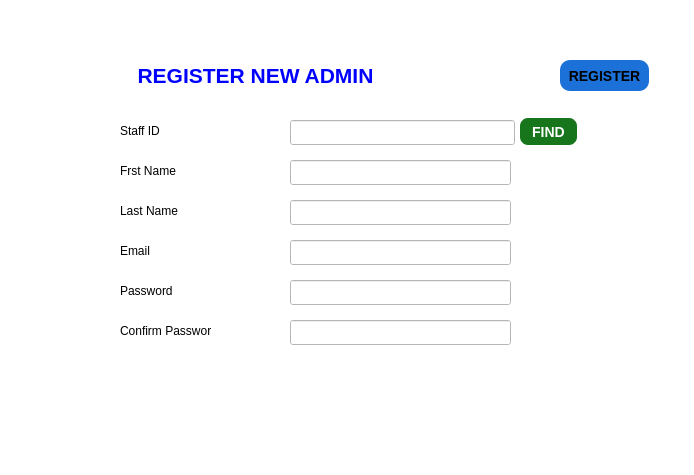
<?xml version="1.0" encoding="UTF-8"?>
<ui version="4.0">
 <class>Dialog</class>
 <widget class="QDialog" name="Dialog">
  <property name="geometry">
   <rect>
    <x>0</x>
    <y>0</y>
    <width>694</width>
    <height>475</height>
   </rect>
  </property>
  <property name="windowTitle">
   <string>Dialog</string>
  </property>
  <widget class="QWidget" name="widget" native="true">
   <property name="geometry">
    <rect>
     <x>0</x>
     <y>-80</y>
     <width>751</width>
     <height>601</height>
    </rect>
   </property>
   <property name="styleSheet">
    <string notr="true">background-color: rgb(255, 255, 255);</string>
   </property>
   <widget class="QPushButton" name="back_btn">
    <property name="geometry">
     <rect>
      <x>90</x>
      <y>500</y>
      <width>31</width>
      <height>31</height>
     </rect>
    </property>
    <property name="cursor">
     <cursorShape>PointingHandCursor</cursorShape>
    </property>
    <property name="styleSheet">
     <string notr="true">background-color: qlineargradient(spread:pad ,1:0,y1:0,x2:1,y2:0, stop: rgba(255, 178, 102, 0), stop: 0.55(235,148,61,0),stop:0.98 rgba(0,0,0,0), stop: 1 rgba (0,0,0,0));
border-style:outset;
border-width:2px;
border-radius:10px;
border-color:white;</string>
    </property>
    <property name="text">
     <string/>
    </property>
    <property name="icon">
     <iconset>
      <normaloff>images/back_icon.jpeg</normaloff>images/back_icon.jpeg</iconset>
    </property>
   </widget>
   <widget class="QLineEdit" name="conf_pass">
    <property name="geometry">
     <rect>
      <x>290</x>
      <y>400</y>
      <width>221</width>
      <height>25</height>
     </rect>
    </property>
   </widget>
   <widget class="QLineEdit" name="email_ent">
    <property name="geometry">
     <rect>
      <x>290</x>
      <y>320</y>
      <width>221</width>
      <height>25</height>
     </rect>
    </property>
   </widget>
   <widget class="QLabel" name="error_msg">
    <property name="geometry">
     <rect>
      <x>190</x>
      <y>430</y>
      <width>401</width>
      <height>101</height>
     </rect>
    </property>
    <property name="styleSheet">
     <string notr="true">color: rgb(255, 0, 0);</string>
    </property>
    <property name="text">
     <string/>
    </property>
   </widget>
   <widget class="QPushButton" name="find_staff">
    <property name="geometry">
     <rect>
      <x>518</x>
      <y>196</y>
      <width>61</width>
      <height>31</height>
     </rect>
    </property>
    <property name="cursor">
     <cursorShape>PointingHandCursor</cursorShape>
    </property>
    <property name="styleSheet">
     <string notr="true">
border-color: rgb(255, 255, 255);
border-style:outset;
border-width:2px;
border-radius:10px;
background-color: rgb(23, 117, 28);
color: white;
font: bold 14px;
padding:6px;
min-width:10px;</string>
    </property>
    <property name="text">
     <string>FIND</string>
    </property>
   </widget>
   <widget class="QLineEdit" name="lineEdit_3">
    <property name="geometry">
     <rect>
      <x>290</x>
      <y>240</y>
      <width>221</width>
      <height>25</height>
     </rect>
    </property>
   </widget>
   <widget class="QPushButton" name="home_btn">
    <property name="geometry">
     <rect>
      <x>630</x>
      <y>90</y>
      <width>21</width>
      <height>21</height>
     </rect>
    </property>
    <property name="cursor">
     <cursorShape>PointingHandCursor</cursorShape>
    </property>
    <property name="styleSheet">
     <string notr="true">border-style:outset;</string>
    </property>
    <property name="text">
     <string/>
    </property>
    <property name="icon">
     <iconset>
      <normaloff>images/home_icon.jpeg</normaloff>images/home_icon.jpeg</iconset>
    </property>
   </widget>
   <widget class="QLabel" name="label_2">
    <property name="geometry">
     <rect>
      <x>120</x>
      <y>240</y>
      <width>81</width>
      <height>21</height>
     </rect>
    </property>
    <property name="text">
     <string>Frst Name</string>
    </property>
   </widget>
   <widget class="QLabel" name="label_3">
    <property name="geometry">
     <rect>
      <x>50</x>
      <y>80</y>
      <width>51</width>
      <height>41</height>
     </rect>
    </property>
    <property name="text">
     <string/>
    </property>
    <property name="pixmap">
     <pixmap>niit.png</pixmap>
    </property>
    <property name="scaledContents">
     <bool>true</bool>
    </property>
   </widget>
   <widget class="QLabel" name="label_4">
    <property name="geometry">
     <rect>
      <x>120</x>
      <y>400</y>
      <width>91</width>
      <height>21</height>
     </rect>
    </property>
    <property name="text">
     <string>Confirm Password</string>
    </property>
   </widget>
   <widget class="QLabel" name="label_5">
    <property name="geometry">
     <rect>
      <x>120</x>
      <y>140</y>
      <width>271</width>
      <height>31</height>
     </rect>
    </property>
    <property name="styleSheet">
     <string notr="true">font: 63 11pt&quot;URW Bookman&quot;;</string>
    </property>
    <property name="text">
     <string>&lt;html&gt;&lt;head/&gt;&lt;body&gt;&lt;p align=&quot;center&quot;&gt;&lt;span style=&quot; font-size:16pt; font-weight:600; color:#0000ff;&quot;&gt;REGISTER NEW ADMIN&lt;/span&gt;&lt;/p&gt;&lt;/body&gt;&lt;/html&gt;</string>
    </property>
   </widget>
   <widget class="QLabel" name="label_6">
    <property name="geometry">
     <rect>
      <x>120</x>
      <y>280</y>
      <width>81</width>
      <height>21</height>
     </rect>
    </property>
    <property name="text">
     <string>Last Name</string>
    </property>
   </widget>
   <widget class="QLabel" name="label_7">
    <property name="geometry">
     <rect>
      <x>120</x>
      <y>200</y>
      <width>81</width>
      <height>21</height>
     </rect>
    </property>
    <property name="text">
     <string>Staff ID</string>
    </property>
   </widget>
   <widget class="QLabel" name="label_8">
    <property name="geometry">
     <rect>
      <x>120</x>
      <y>320</y>
      <width>81</width>
      <height>21</height>
     </rect>
    </property>
    <property name="text">
     <string>Email</string>
    </property>
   </widget>
   <widget class="QLabel" name="label_9">
    <property name="geometry">
     <rect>
      <x>120</x>
      <y>360</y>
      <width>111</width>
      <height>21</height>
     </rect>
    </property>
    <property name="text">
     <string>Password</string>
    </property>
   </widget>
   <widget class="QLineEdit" name="last_name">
    <property name="geometry">
     <rect>
      <x>290</x>
      <y>280</y>
      <width>221</width>
      <height>25</height>
     </rect>
    </property>
   </widget>
   <widget class="QPushButton" name="logout_btn">
    <property name="geometry">
     <rect>
      <x>660</x>
      <y>90</y>
      <width>21</width>
      <height>21</height>
     </rect>
    </property>
    <property name="cursor">
     <cursorShape>PointingHandCursor</cursorShape>
    </property>
    <property name="styleSheet">
     <string notr="true">border-style:outset;</string>
    </property>
    <property name="text">
     <string/>
    </property>
    <property name="icon">
     <iconset>
      <normaloff>images/logout_icon.png</normaloff>images/logout_icon.png</iconset>
    </property>
   </widget>
   <widget class="QLineEdit" name="pass_ent">
    <property name="geometry">
     <rect>
      <x>290</x>
      <y>360</y>
      <width>221</width>
      <height>25</height>
     </rect>
    </property>
    <property name="inputMethodHints">
     <set>Qt::ImhHiddenText</set>
    </property>
   </widget>
   <widget class="QPushButton" name="reg_btn">
    <property name="geometry">
     <rect>
      <x>560</x>
      <y>140</y>
      <width>89</width>
      <height>31</height>
     </rect>
    </property>
    <property name="cursor">
     <cursorShape>WhatsThisCursor</cursorShape>
    </property>
    <property name="styleSheet">
     <string notr="true">border-color: rgb(255, 255, 255);
border-styke:outdet;
border-width: 2px;
border-radius: 10px;
background-color:rgb(28, 113, 216);
color;white;
font:bold 14px;
padding:6px;
min-width:10px;</string>
    </property>
    <property name="text">
     <string>REGISTER</string>
    </property>
   </widget>
   <widget class="QLineEdit" name="staff_id">
    <property name="geometry">
     <rect>
      <x>290</x>
      <y>200</y>
      <width>225</width>
      <height>25</height>
     </rect>
    </property>
   </widget>
  </widget>
 </widget>
 <resources/>
 <connections/>
</ui>
